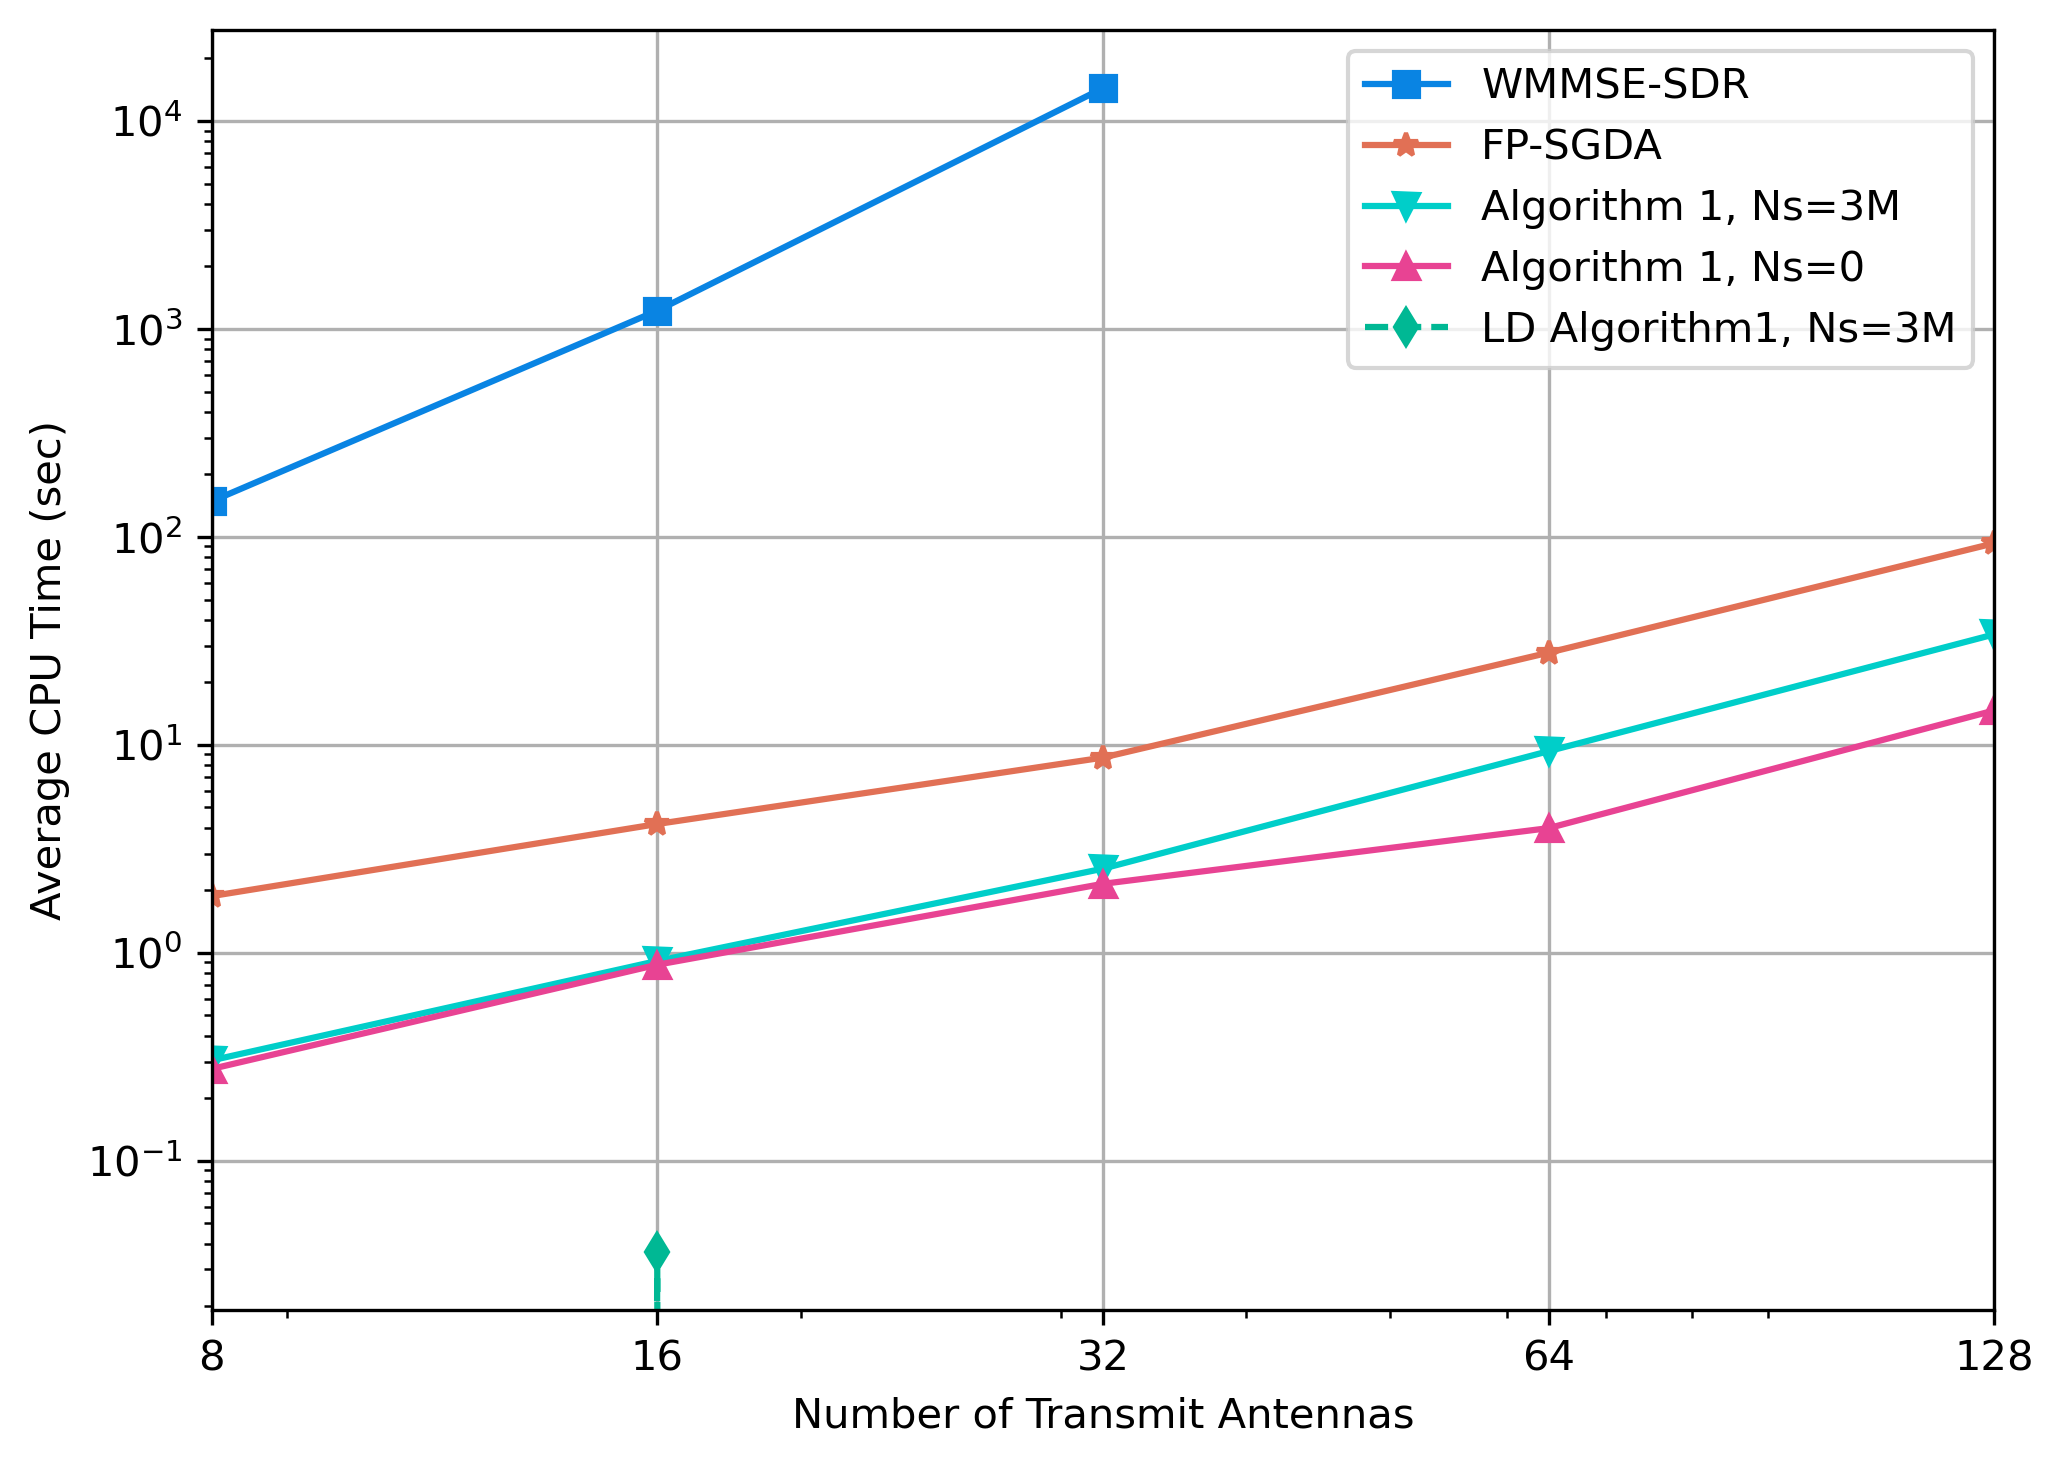

This figure's Python source:
import scipy.io
import matplotlib.pyplot as plt
import numpy as np

import sys
import os
# Add parent directory to path to import constants
sys.path.append(os.path.join(os.path.dirname(__file__), '..'))
from constants import COLORS

# Load the MATLAB data files
data_wmmsesdr = scipy.io.loadmat('data_WMMSESDR_Nt.mat')
data_fp_sgda = scipy.io.loadmat('data_FP_SGDA.mat')
data_sca_ns3m = scipy.io.loadmat('data_SCA_Ns=3M.mat')
data_sca_ns0 = scipy.io.loadmat('data_SCA_Ns=0.mat')
data_sca_ld_ns3m = scipy.io.loadmat('data_SCA_LD_Ns=3M.mat')

# Extract Time_all from each dataset
T1 = data_wmmsesdr['Time_all']
T2 = data_fp_sgda['Time_all']
T3 = data_sca_ns3m['Time_all']
T4 = data_sca_ns0['Time_all']
T5 = data_sca_ld_ns3m['Time_all']

# Define x-axis values
x = np.array([8, 16, 32])
x2 = np.array([8, 16, 32, 64, 128])

# Calculate mean times
y1 = np.mean(T1, axis=0)  # Assuming Time_all is stored similarly to MATLAB
y2 = np.mean(T2, axis=0)
y3 = np.mean(T3, axis=0)
y4 = np.mean(T4, axis=0)
y5 = np.mean(T5, axis=0)

# Create the plot
plt.figure(figsize=(7, 5))

# Plot lines with log-log scale
lines = []
lines.append(plt.loglog(x, y1, '-s', color=COLORS[0], linewidth=1.5)[0])
lines.append(plt.loglog(x2, y2, '-*', color=COLORS[1], linewidth=1.5)[0])
lines.append(plt.loglog(x2, y3, '-v', color=COLORS[2], linewidth=1.5)[0])
lines.append(plt.loglog(x2, y4, '-^', color=COLORS[3], linewidth=1.5)[0])
lines.append(plt.loglog(x2, y5, '--d', color=COLORS[4], linewidth=1.5)[0])

# Set labels and grid
plt.xlabel('Number of Transmit Antennas')
plt.ylabel('Average CPU Time (sec)')

# Set x-axis limits and ticks
plt.xlim(8, 128)
plt.xticks(x2, x2)

# Enable grid
plt.grid(True)

# Add legend
plt.legend(['WMMSE-SDR', 'FP-SGDA', 'Algorithm 1, Ns=3M', 'Algorithm 1, Ns=0', 'LD Algorithm1, Ns=3M'],
           loc='upper right')

# Adjust layout and display
plt.tight_layout()
plt.show()
